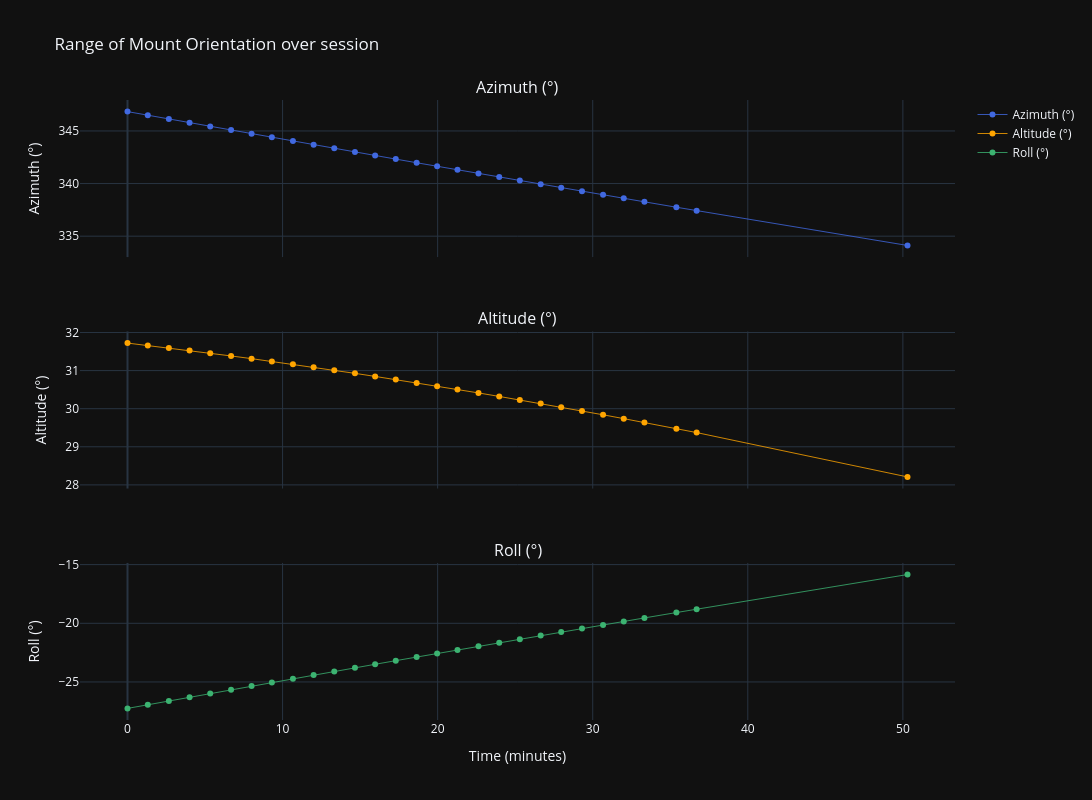

The cell this chart's notebook holds for it:
### Markdown cell above
# Mount Orientation (Az, Alt, Roll) vs Time

### Code cell
# ── plot Az, Alt, Roll ───────────────────────────────────────────────────────────
xdata = df['t_sec'] / 60
ydata = [
    #row, dataset,            name,                color
    (1,   df['az'],    'Azimuth (°)',  'royalblue'),
    (2,   df['alt'],   'Altitude (°)', 'orange'),
    (3,   df['roll'],  'Roll (°)',     'mediumseagreen'),
]
rows = len(set([row for row, y,name,color in ydata]))
fig = make_subplots(rows=rows, cols=1, shared_xaxes=True,
    subplot_titles=[name for row, y,name,color in ydata],
    vertical_spacing=0.12)

for (row, y, name, color) in ydata:
    fig.add_trace(go.Scatter(x=xdata, y=y,
        mode='lines+markers', line=dict(color=color, width=0.8),
        name=name), row=row, col=1)
    fig.update_yaxes(title_text=name, row=row, col=1)

fig.update_xaxes(title_text='Time (minutes)', row=3, col=1)
fig.update_layout(height=800, width=1200, template="plotly_dark",
        title='Range of Mount Orientation over session')
fig.show()

### Figure 1 — Plotly figure (JSON) as saved in the notebook; plotly's stock layout.template omitted (floating-point values rounded to 4 significant figures)
{"data": [{"line": {"color": "royalblue", "width": 0.8}, "mode": "lines+markers", "name": "Azimuth (°)", "type": "scatter", "x": [0.0, 1.309, 2.667, 4.003, 5.333, 6.679, 8.002, 9.309, 10.67, 12.0, 13.33, 14.67, 15.97, 17.3, 18.65, 19.97, 21.28, 22.63, 23.97, 25.3, 26.64, 27.97, 29.31, 30.67, 32.0, 33.33, 35.39, 36.7, 50.3], "xaxis": "x", "y": [346.8, 346.5, 346.1, 345.8, 345.4, 345.1, 344.7, 344.4, 344.0, 343.7, 343.3, 343.0, 342.7, 342.3, 342.0, 341.6, 341.3, 341.0, 340.6, 340.3, 339.9, 339.6, 339.3, 338.9, 338.6, 338.3, 337.8, 337.4, 334.1], "yaxis": "y"}, {"line": {"color": "orange", "width": 0.8}, "mode": "lines+markers", "name": "Altitude (°)", "type": "scatter", "x": [0.0, 1.309, 2.667, 4.003, 5.333, 6.679, 8.002, 9.309, 10.67, 12.0, 13.33, 14.67, 15.97, 17.3, 18.65, 19.97, 21.28, 22.63, 23.97, 25.3, 26.64, 27.97, 29.31, 30.67, 32.0, 33.33, 35.39, 36.7, 50.3], "xaxis": "x2", "y": [31.72, 31.66, 31.59, 31.53, 31.46, 31.39, 31.31, 31.24, 31.16, 31.09, 31.01, 30.93, 30.85, 30.76, 30.68, 30.59, 30.5, 30.41, 30.32, 30.23, 30.13, 30.04, 29.94, 29.84, 29.74, 29.64, 29.48, 29.37, 28.21], "yaxis": "y2"}, {"line": {"color": "mediumseagreen", "width": 0.8}, "mode": "lines+markers", "name": "Roll (°)", "type": "scatter", "x": [0.0, 1.309, 2.667, 4.003, 5.333, 6.679, 8.002, 9.309, 10.67, 12.0, 13.33, 14.67, 15.97, 17.3, 18.65, 19.97, 21.28, 22.63, 23.97, 25.3, 26.64, 27.97, 29.31, 30.67, 32.0, 33.33, 35.39, 36.7, 50.3], "xaxis": "x3", "y": [-27.25, -26.94, -26.62, -26.3, -25.99, -25.67, -25.36, -25.05, -24.73, -24.42, -24.11, -23.8, -23.49, -23.19, -22.88, -22.57, -22.27, -21.96, -21.65, -21.35, -21.05, -20.75, -20.45, -20.14, -19.84, -19.54, -19.09, -18.8, -15.85], "yaxis": "y3"}], "layout": {"annotations": [{"font": {"size": 16}, "showarrow": false, "text": "Azimuth (°)", "x": 0.5, "xanchor": "center", "xref": "paper", "y": 1, "yanchor": "bottom", "yref": "paper"}, {"font": {"size": 16}, "showarrow": false, "text": "Altitude (°)", "x": 0.5, "xanchor": "center", "xref": "paper", "y": 0.6267, "yanchor": "bottom", "yref": "paper"}, {"font": {"size": 16}, "showarrow": false, "text": "Roll (°)", "x": 0.5, "xanchor": "center", "xref": "paper", "y": 0.2533, "yanchor": "bottom", "yref": "paper"}], "height": 800, "title": {"text": "Range of Mount Orientation over session"}, "width": 1200, "xaxis": {"anchor": "y", "domain": [0, 1], "matches": "x3", "showticklabels": false}, "xaxis2": {"anchor": "y2", "domain": [0, 1], "matches": "x3", "showticklabels": false}, "xaxis3": {"anchor": "y3", "domain": [0, 1], "title": {"text": "Time (minutes)"}}, "yaxis": {"anchor": "x", "domain": [0.7467, 1], "title": {"text": "Azimuth (°)"}}, "yaxis2": {"anchor": "x2", "domain": [0.3733, 0.6267], "title": {"text": "Altitude (°)"}}, "yaxis3": {"anchor": "x3", "domain": [0, 0.2533], "title": {"text": "Roll (°)"}}}}
